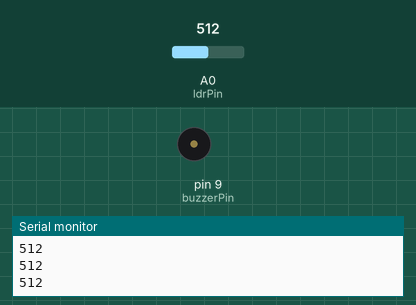
A sketch run on a simulated Arduino Uno, built with avr-gcc and run on an emulated ATmega328P. On the bench: buzzer (waves = sounding), the last lines printed to the serial monitor. The test bench sets the inputs (shaded band); at power-on: A0 (ldrPin) = 512.

Above: at 1.3 s.
1.4 s: A0 (ldrPin) set to 0
At 2.9 s:
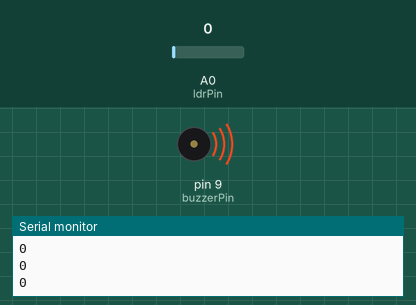
4.5 s: A0 (ldrPin) set to 122
At 4.89 s:
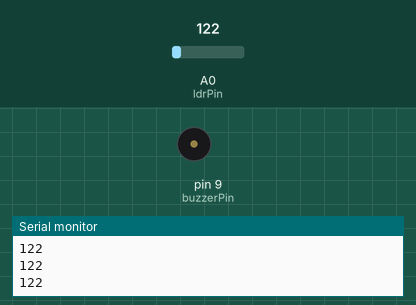
Timing chart, 0 to 13.6 s (numbered marks = the images above; inputs shaded):
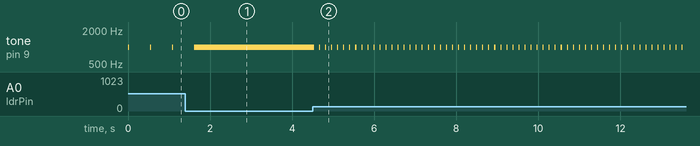

The sketch:

using_ldr_with_buzzer.ino
```cpp
const int buzzerPin = 9;
const int ldrPin = 0;
int ldrValue = 0;
void setup() {
  Serial.begin(9600);
}

void loop() {
  ldrValue = analogRead(ldrPin);
  Serial.println(ldrValue);
  tone(buzzerPin, 1000);
  delay(25);
  noTone(buzzerPin);
  delay(ldrValue);
}
```

Measured:
- after the input at 1.4 s, tone on pin 9 (buzzerPin): goes on until 1.6 s, then stays 1000 Hz
- after the input at 4.5 s, tone on pin 9 (buzzerPin): alternates 1000 Hz for 0.03 s and silent for 0.12 s, starting at once
- by itself, tone on pin 9 (buzzerPin): alternates 1000 Hz for 0.03 s and silent for 0.51 s
